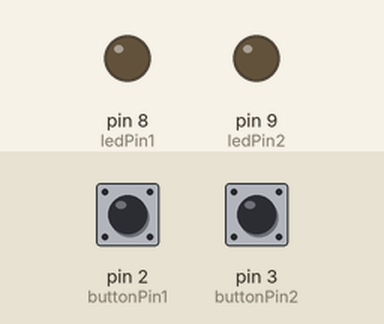
A sketch run on a simulated Arduino Uno, built with avr-gcc and run on an emulated ATmega328P. Parts: output pins drawn as LEDs (lit = HIGH). The inputs (shaded band) are chosen by the test bench; at power-on: pin 2 (buttonPin1) LOW, pin 3 (buttonPin2) LOW.

Above: at 1.2 s.
1.3 s: pin 2 (buttonPin1) pulled HIGH for 0.15 s
At 1.37 s:
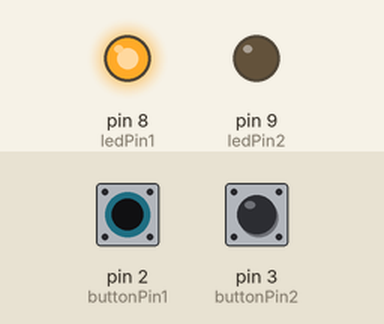
2.9 s: pin 3 (buttonPin2) pulled HIGH for 0.15 s
At 2.97 s:
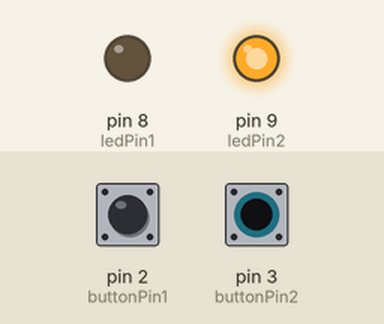
4.5 s: pin 3 (buttonPin2) pulled HIGH for 3.2 s
At 8.0 s:
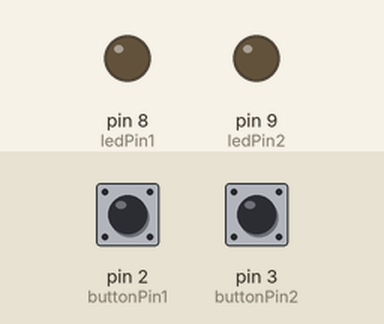
9.2 s: pin 2 (buttonPin1) pulled HIGH for 3.2 s
At 10.3 s:
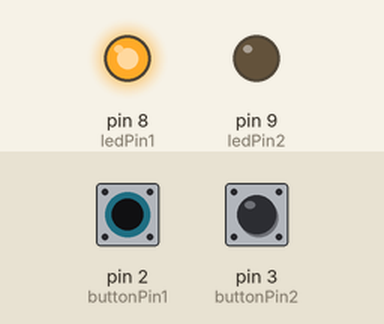
13.9 s: pin 2 (buttonPin1) driven HIGH and pin 3 (buttonPin2) driven HIGH
At 15.1 s:
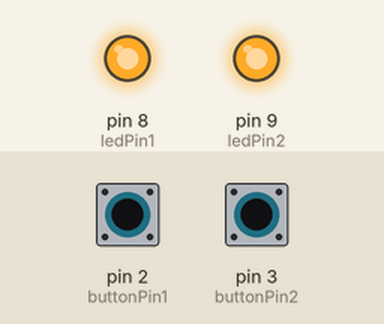
Timing chart, 0 to 16.4 s (numbered marks = the images above; inputs shaded):
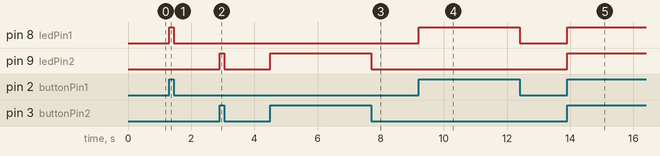

The sketch:

sketch_sep29a.ino
```cpp
// Pin tanımlamaları
const int buttonPin1 = 2;
const int buttonPin2 = 3;
const int ledPin1 = 8;
const int ledPin2 = 9;

void setup() {
  // Düğme pinlerini giriş olarak ayarla
  pinMode(buttonPin1, INPUT);
  pinMode(buttonPin2, INPUT);

  // LED pinlerini çıkış olarak ayarla
  pinMode(ledPin1, OUTPUT);
  pinMode(ledPin2, OUTPUT);
}

void loop() {
  // 1. düğme durumunu oku
  int buttonState1 = digitalRead(buttonPin1);

  // 2. düğme durumunu oku
  int buttonState2 = digitalRead(buttonPin2);

  // Eğer 1. düğmeye basıldıysa, 1. LED'i yak
  if (buttonState1 == HIGH) {
    digitalWrite(ledPin1, HIGH);
  } else {
    digitalWrite(ledPin1, LOW);
  }
  if (buttonState2 == HIGH) {
    digitalWrite(ledPin2, HIGH);
  } else {
    digitalWrite(ledPin2, LOW);
  }
}
```

Measured:
- after the input at 1.3 s, pin 8 (ledPin1): LOW → HIGH at once, → LOW 0.15 s later
- after the input at 2.9 s, pin 9 (ledPin2): LOW → HIGH at once, → LOW 0.15 s later
- after the input at 4.5 s, pin 9 (ledPin2): LOW → HIGH at once, → LOW 3.2 s later
- after the input at 9.2 s, pin 8 (ledPin1): LOW → HIGH at once, → LOW 3.2 s later
- after the input at 13.9 s, pin 8 (ledPin1), pin 9 (ledPin2): LOW → HIGH at once
